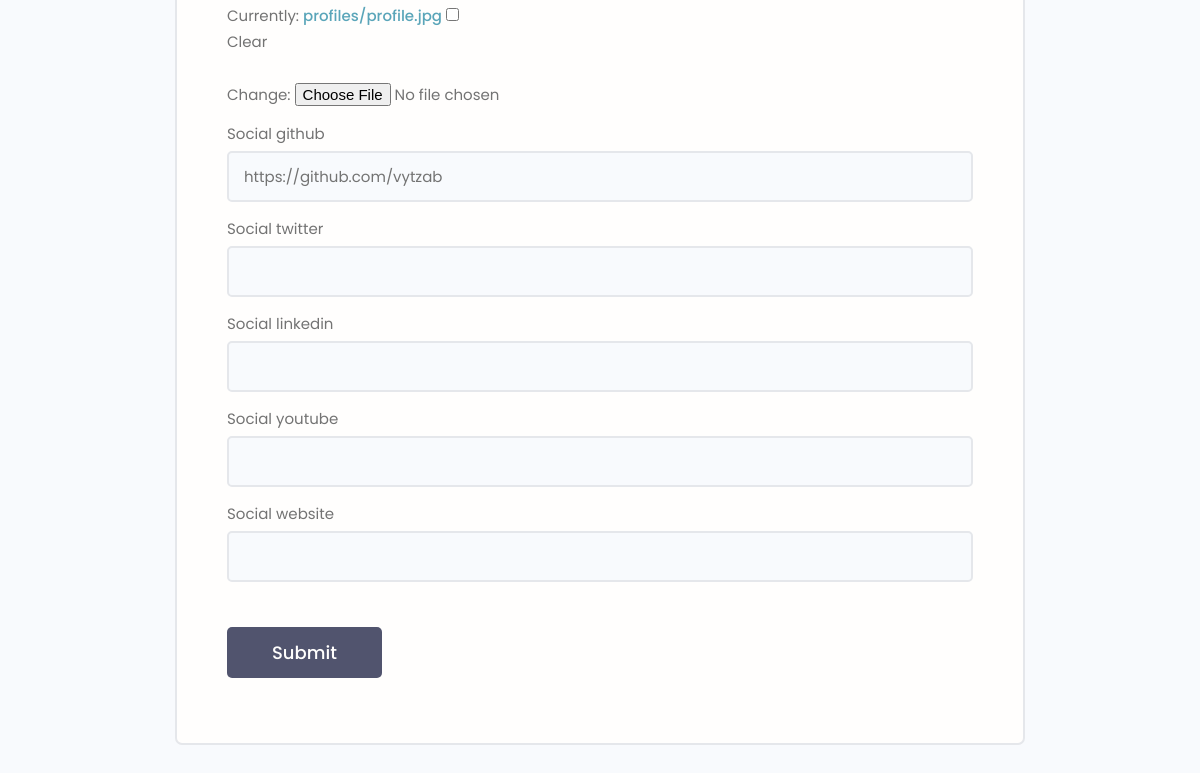
Page /edit-account/ (signed in, lower part) on the earlier database version.
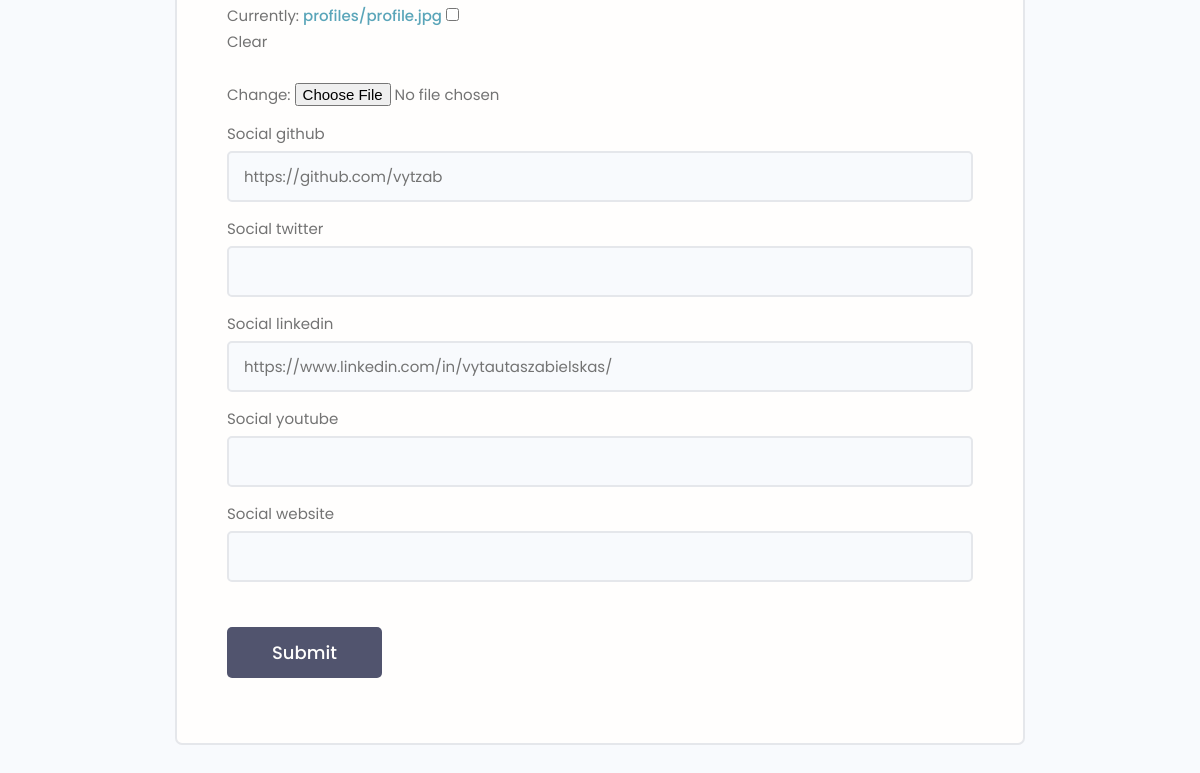
Same page on the later database version.
### users/models.py (models this page shows, shortened)
class Profile(models.Model):
    user = models.OneToOneField(User, on_delete=models.CASCADE, null=True, blank=True)
    name = models.CharField(max_length=200, null=True, blank=True)
    email = models.EmailField(max_length=500, null=True, blank=True)
    username = models.CharField(max_length=200, null=True, blank=True)
    location = models.CharField(max_length=200, null=True, blank=True)
    short_intro = models.CharField(max_length=200, null=True, blank=True)
    bio = models.TextField(null=True, blank=True)
    profile_image = models.ImageField(null=True, blank=True, upload_to="profiles/", default="profiles/user-default.png")
    social_github = models.CharField(max_length=200, null=True, blank=True)
    social_twitter = models.CharField(max_length=200, null=True, blank=True)
    social_linkedin = models.CharField(max_length=200, null=True, blank=True)
    social_youtube = models.CharField(max_length=200, null=True, blank=True)
    social_website = models.CharField(max_length=200, null=True, blank=True)
    created = models.DateTimeField(auto_now_add=True)
    id = models.UUIDField(default=uuid.uuid4, unique=True, primary_key=True, editable=False)

### users/views.py (the view)
# urls.py: path("edit-account/", views.editAccount, name="edit-account"),
@login_required(login_url="login")
def editAccount(request):
    profile = request.user.profile
    form = ProfileForm(instance=profile)
    if request.method == "POST":
        form = ProfileForm(request.POST, request.FILES, instance=profile)
        if form.is_valid():
            form.save()
            return redirect("account")
    context = {"form" : form}
    return render(request, "users/profile_form.html", context)

### users/forms.py
class ProfileForm(ModelForm):
    class Meta:
        model = Profile
        fields = ["name", "email", "username", "location", "bio",
                  "short_intro", "profile_image", "social_github",
                  "social_twitter", "social_linkedin", "social_youtube", "social_website"]
    def __init__(self, *args, **kwargs):
        super(ProfileForm, self).__init__(*args, **kwargs)
        for name, field in self.fields.items():
            field.widget.attrs.update({"class":"input"})

### users/templates/users/profile_form.html (shortened to what this page needs)
{% extends "main.html" %}
{% block content %}
<main class="formPage my-xl">
    <div class="content-box">
        <div class="formWrapper">
            <br>
            <form class="form" method="POST" action="{% url 'edit-account' %}" enctype="multipart/form-data">
                {% for field in form %}
                <div class="form__field">
                    <label for="formInput#text">{{field.label}}</label>
                    {{field}}
                </div>
                {% endfor %}
                <input class="btn btn--sub btn--lg  my-md" type="submit" value="Submit" />
            </form>
        </div>
    </div>
</main>
{% endblock content %}

Differences in the rows shown:
changed Profile "https://github.com/vytzab": social_linkedin (not shown) → "https://www.linkedin.com/in/vytautaszabielskas/"
